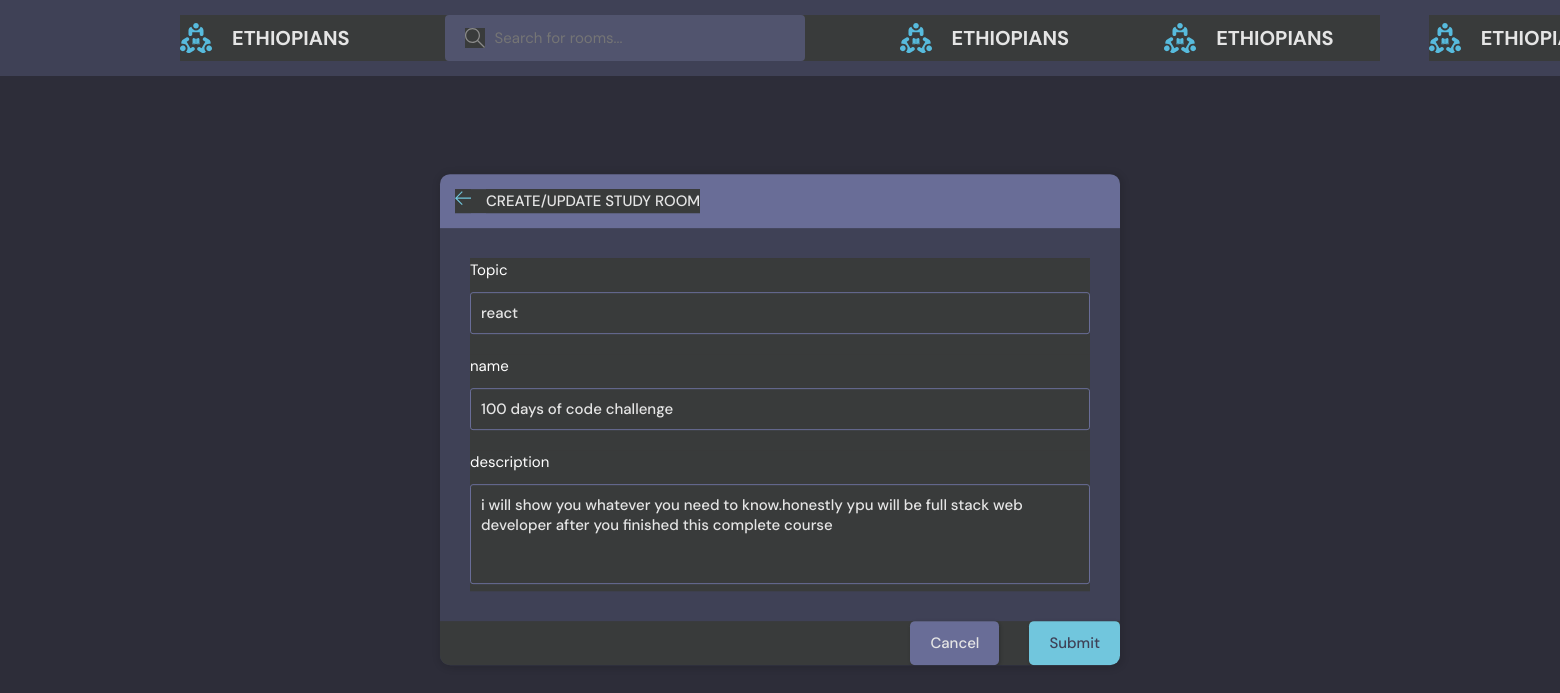
Page /update/1/ (signed in) on the committed database.
### base/models.py (models this page shows, shortened)
class Room(models.Model):
    host=models.ForeignKey(User, on_delete=models.SET_NULL,null=True)
    topic=models.ForeignKey(Topic, on_delete=models.SET_NULL,null=True)
    participants=models.ManyToManyField(User,related_name='participants',blank=True)
    name=models.CharField(max_length=200)
    descriptions=models.TextField(null=True,blank=True)
    created=models.DateTimeField(auto_now_add=True)
    updated=models.DateTimeField(auto_now=True)
    class Meta:
        ordering=['-updated','-created']

class Topic(models.Model):
    name=models.CharField(max_length=200)

### base/views.py (the view, shortened to what this page needs)
# urls.py: path('update/<str:pk>/', views.updateForm ,name='update'),
@login_required(login_url='login')
def updateForm(request,pk):
    topics=Topic.objects.all()
    room=Room.objects.get(id=pk)
    form=RoomForm(instance=room)
    if request.user!=room.host:
        return HttpResponse("you are not allowed")
    context={'form':form,'topics':topics,'room':room}
    return render(request,'base/room_form.html',context)

### base/forms.py
class RoomForm(forms.ModelForm):
    class Meta:
        model = Room  # Specify the model associated with this form
        fields = '__all__'  # Or specify the fields you want to include in the form
        exclude=['host','participants']

### base/templates/base/room_form.html (shortened to what this page needs)
{% extends 'main.html' %}
{% block content %}
  <main class="create-room layout">
    <div class="container">
      <div class="layout__box">
        <div class="layout__boxHeader">
          <div class="layout__boxTitle">
            <a href="{% url 'home' %}">
              <svg version="1.1" xmlns="http://www.w3.org/2000/svg" width="32" height="32" viewBox="0 0 32 32">
                <title>arrow-left</title>
                <path
                  d="M13.723 2.286l-13.723 13.714 13.719 13.714 1.616-1.611-10.96-10.96h27.625v-2.286h-27.625l10.965-10.965-1.616-1.607z">
                </path>
              </svg>
            </a>
            <h3>Create/update Study Room</h3>
          </div>
        </div>
        <div class="layout__body">
          <form class="form" action="" method="POST">
            <div class="form__group">
              <label for="room_topic">Topic</label>
             <input required type="text" value="{{room.topic.name}}" name="topic" list="topic-list" />
              </div>
              <div class="form__group">
                <label for="room_name">name</label>
                {{form.name}}
              </div>
              <div class="form__group">
                <label for="room_description">description</label>
                {{form.descriptions}}
              </div>
            </div>
            <div class="form__action">
              <a class="btn btn--dark" href="{{request.META.HTTP_REFERER}}">Cancel</a>
              <button class="btn btn--main" type="submit">Submit</button>
            </div>
        </div>
      </div>
  </main>
  {% endblock content %}

### static/styles/style.css (style rules this page uses)
:root { --color-main: #71c6dd; --color-main-light: #e1f6fb; --color-dark: #3f4156; --color-dark-medium: #51546e; --color-dark-light: #696d97; --color-light: #e5e5e5; --color-gray: #8b8b8b; --color-light-gray: #b2bdbd; --color-bg: #2d2d39; --color-success: #5dd693; --color-error: #fc4b0b; }
* { font-family: "DM Sans", -apple-system, BlinkMacSystemFont, "Segoe UI", Roboto, Oxygen, Ubuntu, Cantarell, "Open Sans", "Helvetica Neue", sans-serif; margin: 0; padding: 0; box-sizing: border-box; text-rendering: optimizeLegibility; font-size: inherit; }
html { font-size: 56.25%; }
@media only screen and (min-width: 1200px) { html { font-size: 62.5%; } }
body { line-height: 1.6; font-weight: 400; font-size: 1.5rem; color: var(--color-light-gray); background-color: var(--color-bg); min-height: 100vh; }
a { display: inline-block; color: var(--color-main); text-decoration: none; }
.container { max-width: 120rem; width: 90%; margin: auto; }
.btn { background-color: transparent; border: none; display: inline-flex; align-items: center; gap: 1rem; cursor: pointer; transition: all ease-in-out 0.3s; padding: 1rem 2rem; border-radius: 5px; box-shadow: 1px 1px 3px 1px rgba(0, 0, 0, 0.15); font-weight: 500; }
.btn--main { background-color: var(--color-main); color: var(--color-dark); }
.btn--dark { background-color: var(--color-dark-light); color: var(--color-light); }
.layout { margin-top: 2.4rem; }
.layout > .container { display: flex; justify-content: space-between; align-items: flex-start; }
.layout__box { width: 90%; max-width: 48rem; min-height: 40rem; position: absolute; top: 50%; left: 50%; transform: translate(-50%, -46%); background-color: var(--color-dark); border-radius: 1rem; box-shadow: 1px 1px 6px 3px rgba(0, 0, 0, 0.1); overflow: hidden; }
.layout__boxHeader { display: flex; padding: 1.5rem; background-color: var(--color-dark-light); }
.layout__boxTitle { display: flex; gap: 1.5rem; align-items: center; }
.layout__boxTitle h3 { text-transform: uppercase; font-weight: 500; color: var(--color-light); }
.layout__boxTitle svg { width: 1.6rem; height: 1.6rem; fill: var(--color-main); }
.layout__body { margin: 3rem; }
.form__group { margin-bottom: 2rem; width: 100%; }
.form__group label { display: block; font-size: 1.5rem; margin-bottom: 1rem; }
.form__group input, .form__group textarea, .form__group select { background: transparent; border: 1px solid var(--color-dark-light); padding: 1rem; border-radius: 3px; width: 100%; color: var(--color-light); font-weight: 500; outline: none; }
.form__group textarea { background: transparent; height: 10rem; resize: none; }
.form__action { display: flex; justify-content: flex-end; gap: 3rem; }
.create-room.layout .layout__box { max-width: 68rem; }

### static/styles/main.css (style rules this page uses)
* { background-color: rgb(57, 59, 59); color: white; }

### rows in the picture
Room: topic "react", name "100 days of code challenge", descriptions "i will show you whatever you need to know.honestly ypu will be full stack web developer after you finished this complete course"
